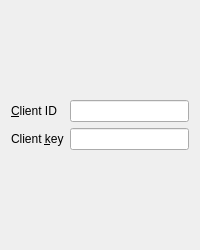
           <widget class="QWidget" name="tab_10">
            <attribute name="title">
             <string>Bing API</string>
            </attribute>
            <layout class="QVBoxLayout" name="verticalLayout_19">
             <item>
              <spacer name="verticalSpacer_6">
               <property name="orientation">
                <enum>Qt::Vertical</enum>
               </property>
               <property name="sizeHint" stdset="0">
                <size>
                 <width>20</width>
                 <height>89</height>
                </size>
               </property>
              </spacer>
             </item>
             <item>
              <layout class="QFormLayout" name="formLayout_7">
               <item row="0" column="0">
                <widget class="QLabel" name="label_25">
                 <property name="text">
                  <string>&amp;Client ID</string>
                 </property>
                 <property name="buddy">
                  <cstring>editBingID</cstring>
                 </property>
                </widget>
               </item>
               <item row="0" column="1">
                <widget class="QLineEdit" name="editBingID"/>
               </item>
               <item row="1" column="0">
                <widget class="QLabel" name="label_26">
                 <property name="text">
                  <string>Client &amp;key</string>
                 </property>
                 <property name="buddy">
                  <cstring>editBingKey</cstring>
                 </property>
                </widget>
               </item>
               <item row="1" column="1">
                <widget class="QLineEdit" name="editBingKey"/>
               </item>
              </layout>
             </item>
             <item>
              <spacer name="verticalSpacer_14">
               <property name="orientation">
                <enum>Qt::Vertical</enum>
               </property>
               <property name="sizeHint" stdset="0">
                <size>
                 <width>20</width>
                 <height>89</height>
                </size>
               </property>
              </spacer>
             </item>
            </layout>
           </widget>
